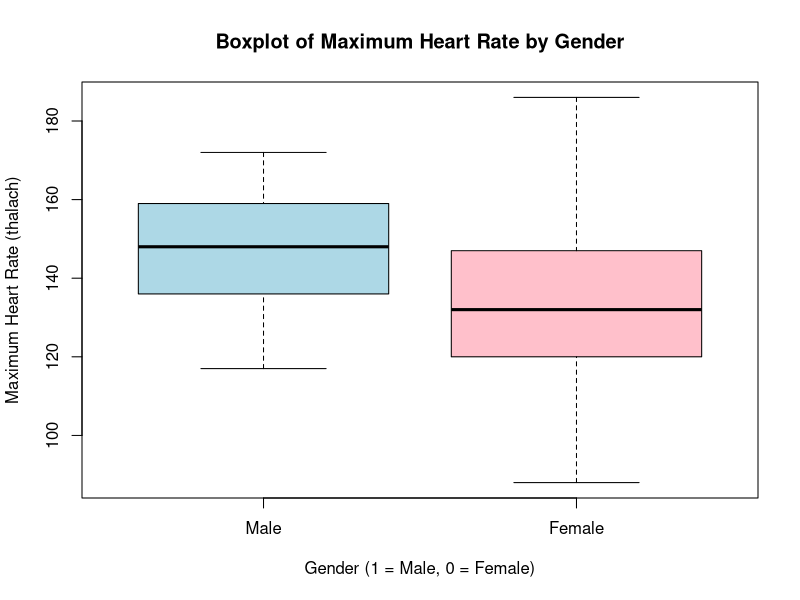
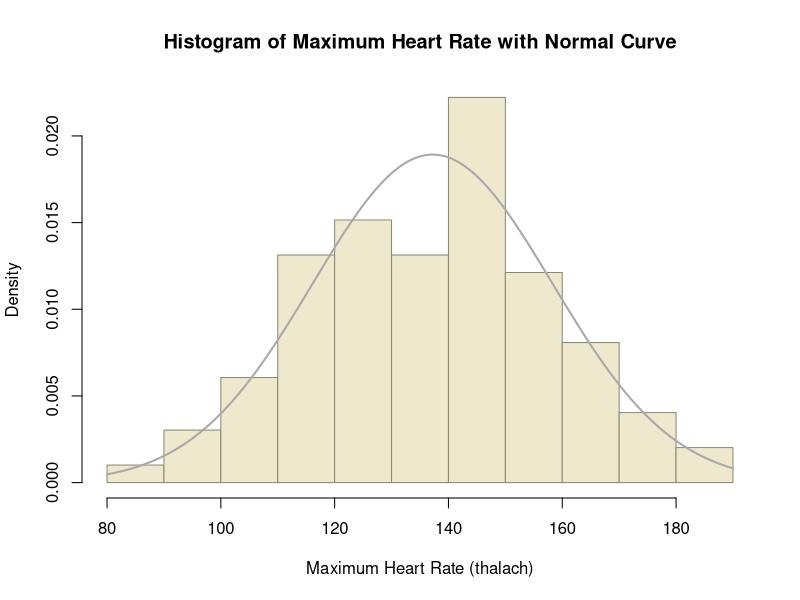

The R script that drew these images, in order:
library(readxl)

heart_data <- read_excel("heart.xls")
head(heart_data)

list.files("D:/team-research-project/heart.xls")

filtered_data <- subset(heart_data, exang == 1)
head(filtered_data)

boxplot(
  thalach ~ sex,
  data = filtered_data,
  main = "Boxplot of Maximum Heart Rate by Gender",
  xlab = "Gender (1 = Male, 0 = Female)",
  ylab = "Maximum Heart Rate (thalach)",
  col = c("lightblue", "pink"),
  names = c("Male", "Female")
)

attach(filtered_data)

hist(
  thalach,
  breaks = 10,
  probability = TRUE,
  main = "Histogram of Maximum Heart Rate with Normal Curve",
  xlab = "Maximum Heart Rate (thalach)",
  col = "cornsilk2",
  border = "cornsilk4"
  )

curve(
  dnorm(x, mean = mean(thalach), sd = sd(thalach)),
  col = "darkgrey",
  lwd = 2,
  add = TRUE
  )

detach(filtered_data)

shapiro.test(filtered_data$thalach[filtered_data$sex == 0])
shapiro.test(filtered_data$thalach[filtered_data$sex == 1])

install.packages("car")
install.packages("car", repos = "https://cran.rstudio.com/")
library(car)
str(filtered_data)
filtered_data$sex <- as.factor(filtered_data$sex)
leveneTest(thalach ~ sex, data = filtered_data)

t_test_result <- t.test(thalach ~ sex, data = filtered_data, var.equal = TRUE)
print(t_test_result)
